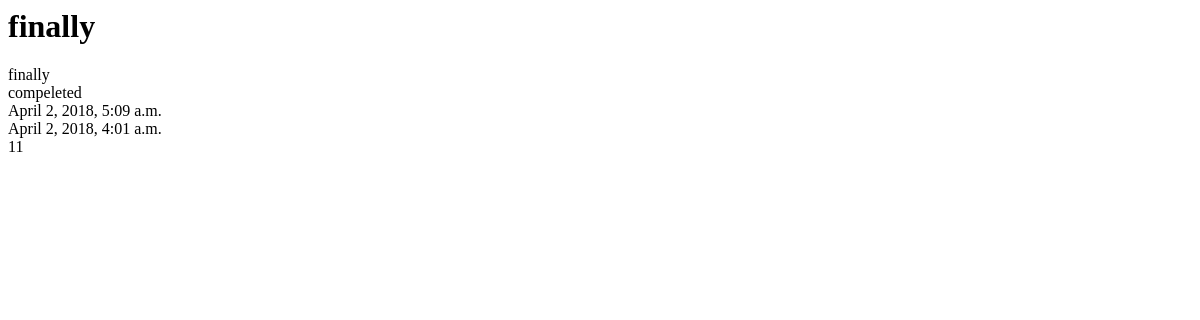
/posts/11/, run on an earlier commit of the app's database.
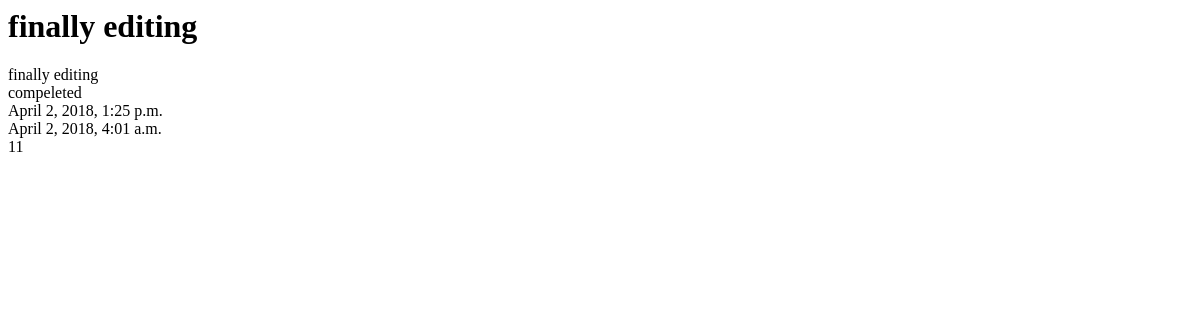
And on a later commit of the database.
### posts/models.py (models this page shows, shortened)
class Post (models.Model):
	title=models.CharField(max_length=120)
	content=models.TextField()
	updated=models.DateTimeField(auto_now=True,auto_now_add=False)
	timestamp=models.DateTimeField(auto_now=False,auto_now_add=True)

### posts/views.py (the view)
# urls.py: url(r'^(?P<id>\d+)/$',post_detail, name='detail'),
def post_detail(request,id):
	instance=get_object_or_404(Post,id=id)
	context={
	"title":instance.title,
	"instance":instance,
	}
	return render(request,"post_details.html",context)

### templates/post_details.html
<html>
<body>
<h1>{{ title }}</h1>
{{ instance.title }}<br/>
{{ instance.content }}<br/>
{{ instance.updated }}<br/>
{{ instance.timestamp }}<br/>
{{ instance.id }}<br/>
<br>
</body>
</html>

What changed in the data, as far as the page shows it:
changed Post "compeleted": title "finally" → "finally editing"; updated "April 2, 2018, 5:09 a.m." → "April 2, 2018, 1:25 p.m."
